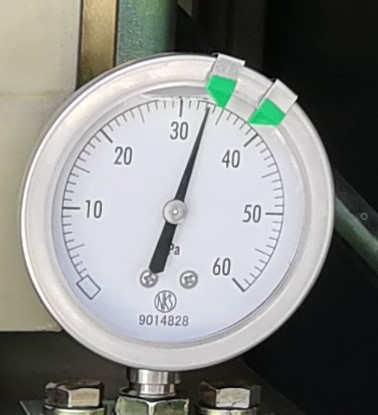
#> input picture oo/biao.jpg, 378 x 415 px
$ python jpg_conv_pgm.py
#> lines starting #> are read from the running program, lines starting #| are printed output that depends on the picture
import numpy as np
import cv2 as cv

file = 'oo/biao'
def open_jpg(file):
#> called with file = 'oo/biao'
    jpg = cv.imread(file+'.jpg')
#> jpg is the input picture: shape (415, 378, 3); mean B, G, R 134.9, 137.6, 136.5
    jz_jpg = np.array(cv.cvtColor(jpg, cv.COLOR_BGR2GRAY), dtype=int)
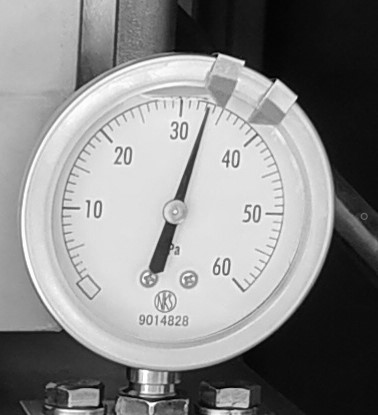
#> jz_jpg: shape (415, 378) int64; min 0, max 255, mean 137
    shape = jz_jpg.shape
#> shape = (415, 378)
    print(shape)
#| (415, 378)

    jz_jpg = jz_jpg.reshape(1 , jz_jpg.size)
    return jz_jpg[0], shape, jz_jpg.size

jz_jpg, shape, length = open_jpg(file)
#> shape = (415, 378); length = 156870
print(jz_jpg, shape)
#> (printed output is left out)
pgm_txt = 'P2\n'+str(shape[1])+' '+str(shape[0])+'\n'+'255'+'\n'
for i in range(int(length/10)+1):
    if length-i*10 > 10:
        for j in jz_jpg[i*10 : i*10+10]:
            pgm_txt += str(j)+' '
        pgm_txt += '\n'
    elif 10 >= length-i*10 > 0:
        for j in jz_jpg[i*10 :]:
            pgm_txt += str(j)+' '
        pgm_txt += '\n'
print(pgm_txt)
#> (printed output is left out)

pgm_file= open(file+'.pgm','wb+')
pgm_file.write(pgm_txt.encode("ascii"))
pgm_file.close()
